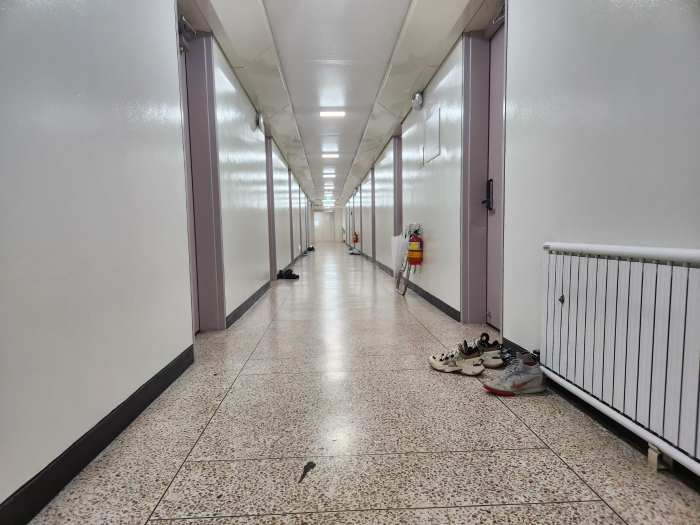
#> input picture img_test.jpg, 1400 x 1050 px, given in place of the camera (shown at 1/2 size)
$ python cam_test_02.py
#> lines starting #> are read from the running program, lines starting #| are printed output that depends on the picture; after the words box and inside, x2 and y2 are one past the last pixel; in counts of white or black regions, pixels touching at a corner belong together
### hough_line_test.py
import cv2
import numpy as np

# 영상 전처리 (허프 변환을 적용하기 전에 필요한 전처리 수행)
def preprocessing_for_hough(frame, blurVal, darkening_factor):
    # 이미지의 어두운 부분을 조금 낮추되, 밝은 부분은 그대로 둔다.
    def adjust_brightness(image, darkening_factor):
        gray = cv2.cvtColor(image, cv2.COLOR_BGR2GRAY)
        equ = cv2.equalizeHist(gray)
        adjusted_image = cv2.addWeighted(equ, 1 - darkening_factor, gray, darkening_factor, 0)
        return cv2.cvtColor(adjusted_image, cv2.COLOR_GRAY2BGR)

    # 전처리
    ad_frame = adjust_brightness(frame, darkening_factor)
    gray = cv2.cvtColor(ad_frame, cv2.COLOR_BGR2GRAY)
    blur = cv2.GaussianBlur(gray, (blurVal, blurVal), 0)
    edges = cv2.Canny(blur, 50, 150, apertureSize=3)
    return gray, blur, edges
# 허프 변환 수행
def create_hough_lines(lines):
    line_arr = []
    if lines is not None and len(lines) > 0:
        for line in lines:
            rho, theta = line[0]
            a = np.cos(theta)
            b = np.sin(theta)
            x0 = a * rho
            y0 = b * rho
            x1 = int(x0 + 1000 * (-b))
            y1 = int(y0 + 1000 * (a))
            x2 = int(x0 - 1000 * (-b))
            y2 = int(y0 - 1000 * (a))
            line_arr.append([x1, y1, x2, y2])
    return np.array(line_arr)
# frame에 직선 그리기
def draw_lines(frame, line_arr, B, G, R):
    if line_arr.shape[0] > 0:
        for line in line_arr:
            line = np.squeeze(line)  # 만약 shape이 (1, 1, 4)인 경우 squeeze 사용
            cv2.line(frame, (line[0], line[1]), (line[2], line[3]), (B, G, R), 2)

# 기울기에 따른 line_arr 필터링
def lines_filtered(d_slope_degree, d_line_arr):
    # 수평 기울기 제한
    d_line_arr = d_line_arr[np.abs(d_slope_degree)>20]
    d_slope_degree = d_slope_degree[np.abs(d_slope_degree)>20]
    # 수직 기울기 제한
    d_line_arr = d_line_arr[np.abs(d_slope_degree)<75]
    d_slope_degree = d_slope_degree[np.abs(d_slope_degree)<75]
    # 필터링된 직선 버리기
    L_lines, R_lines = d_line_arr[(d_slope_degree>0),:], d_line_arr[(d_slope_degree<0),:]
    L_lines, R_lines = L_lines[:,None], R_lines[:,None]

    # NaN 값이 있는지 확인 후 정수로 변환
    if L_lines.size > 0:
        L_mean_line = np.expand_dims(np.nanmean(L_lines, axis=0), axis=0).astype(int)
    else:
        L_mean_line = np.zeros((1, 1, 4), dtype=int)

    if R_lines.size > 0:
        R_mean_line = np.expand_dims(np.nanmean(R_lines, axis=0), axis=0).astype(int)
    else:
        R_mean_line = np.zeros((1, 1, 4), dtype=int)

    # L_lines와 R_lines를 합치기
    all_lines = np.concatenate((L_lines, R_lines), axis=0)
    mean_line = np.concatenate((L_mean_line, R_mean_line), axis=0)

    return L_lines, R_lines, all_lines, L_mean_line, R_mean_line, mean_line

# [26 lines left out: function main, not called in this run]

# [2 lines that do not run on import are left out]

### cam_test_02.py
import cv2
import numpy as np
import hough_line_test as hough

roi_y = 213

def main():
    # 카메라 초기화
    camera_index = 1 #0
    cap = cv2.VideoCapture(camera_index)

    if not cap.isOpened():
        print("Could not open webcam")
        exit()

    while True:
        ret, frame = cap.read()
#> frame is the input picture: shape (1050, 1400, 3); mean B, G, R 147.5, 150.7, 154.1

        if ret:
            n_frame = cv2.resize(frame, (416, 416))
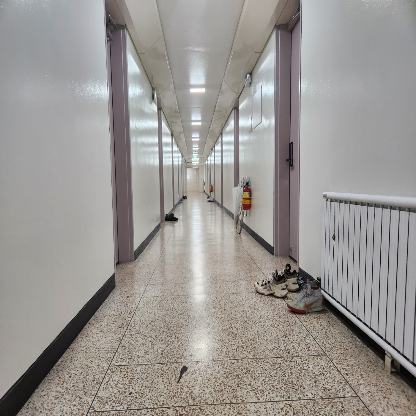
#> n_frame: shape (416, 416, 3); mean B, G, R 147.4, 150.6, 154
            roi_fr = n_frame[roi_y : ,  : ]       # [y:y+h, x:x+w]
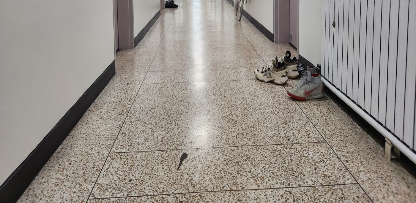
#> roi_fr: shape (203, 416, 3); mean B, G, R 136.7, 143, 149.2

            # 허프 변환으로 선 감지
            _, blur, edges = hough.preprocessing_for_hough(roi_fr, 5, 0.2)
#> in adjust_brightness, `equ = cv2.equalizeHist(gray)`:
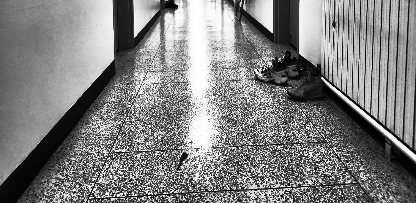
#> equ: shape (203, 416); min 0, max 255, mean 129.1
#> in preprocessing_for_hough, `blur = cv2.GaussianBlur(gray, (blurVal, blurVal), 0)`:
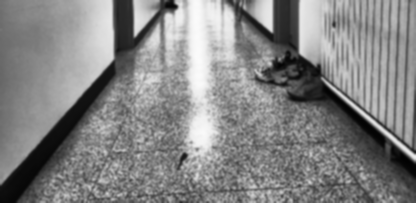
#> blur: shape (203, 416); min 1, max 251, mean 132.1
#> in preprocessing_for_hough, `edges = cv2.Canny(blur, 50, 150, apertureSize=3)`:
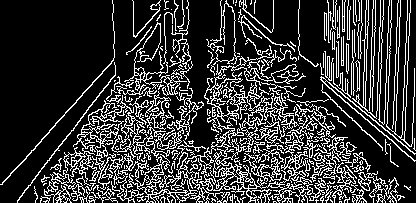
#> edges: shape (203, 416); 21.4% white in thin lines or dots
            lines = cv2.HoughLines(edges, 1, np.pi / 180, threshold=110)
#> lines = 841 rows, first 8: [124, 0.733], [201, 1.52], [192, 1.55], [195, 1.55], [157, 1.52], [176, 1.62], [188, 1.17], [209, 1.4]
            line_arr = np.squeeze(hough.create_hough_lines(lines))
#> the loop in create_hough_lines, `for line in lines:` made 841 passes
#> (rho, theta, a, b, x0, y0, x1, y1) on passes 1 to 3: (124, 0.733, 0.743, 0.669, 92.15, 82.97, -576, 826), (201, 1.52, 0.0523, 0.999, 10.52, 200.7, -988, 253), (192, 1.55, 0.0175, 1, 3.35, 192, -996, 209)
#> after the loop in create_hough_lines, `for line in lines:`: line_arr = 841 items, first 6: [-576, 826, 761, -660], [-988, 253, 1009, 148], [-996, 209, 1003, 174], [-996, 212, 1003, 177], [-990, 209, 1006, 104], [-1007, 123, 989, 228]
#> line_arr = 841 rows, first 6: [-576, 826, 761, -660], [-988, 253, 1009, 148], [-996, 209, 1003, 174], [-996, 212, 1003, 177], [-990, 209, 1006, 104], [-1007, 123, 989, 228]

            # 선 솎아내기
            if line_arr.size == 0:
                pass
                # print("None")
            elif line_arr.ndim == 1:
                # print(1)
                x1, y1, x2, y2 = line_arr[0], line_arr[1]+roi_y, line_arr[2], line_arr[3]+roi_y
            else:
                # print(line_arr.size)
                x1, y1, x2, y2 = line_arr[:, 0], line_arr[:, 1]+roi_y, line_arr[:, 2], line_arr[:, 3]+roi_y
#> x1 = 841 values, max 361 at index 551, min -1011 at index 28, mean -885.3; y1 = 841 values, max 1226 at index 467, min -592 at index 663, mean 509.6; x2 = 841 values, max 1024 at index 563, min 402 at index 345, mean 973.3; y2 = 841 values, max 866 at index 666, min -773 at index 345, mean 211.1
                slope_degree = (np.arctan2(y2 - y1, x2 - x1) * 180) / np.pi
#> slope_degree = 841 values, max 45 at index 344, min -87.99 at index 345, mean -9.07
                _, _, all_lines, _, _, mean_line = hough.lines_filtered(slope_degree, line_arr)
#> in lines_filtered, `d_line_arr = d_line_arr[np.abs(d_slope_degree)>20]`: d_line_arr = 298 rows, first 6: [-576, 826, 761, -660], [-847, 563, 993, -217], [-508, 871, 722, -704], [-730, 710, 946, -378], [-815, 609, 982, -267], [-812, 615, 985, -261]
#> in lines_filtered, `d_slope_degree = d_slope_degree[np.abs(d_slope_degree)>20]`: d_slope_degree = 298 values, max 45 at index 87, min -87.99 at index 88, mean -20.14
#> in lines_filtered, `d_line_arr = d_line_arr[np.abs(d_slope_degree)<75]`: d_line_arr = 294 rows, first 6: [-576, 826, 761, -660], [-847, 563, 993, -217], [-508, 871, 722, -704], [-730, 710, 946, -378], [-815, 609, 982, -267], [-812, 615, 985, -261]
#> in lines_filtered, `d_slope_degree = d_slope_degree[np.abs(d_slope_degree)<75]`: d_slope_degree = 294 values, max 45 at index 87, min -53.02 at index 256, mean -19.22
#> in lines_filtered, `L_lines, R_lines = d_line_arr[(d_slope_degree>0),:], d_line_arr[(d_slo..`: L_lines = 52 rows, first 6: [-673, -753, 858, 532], [-919, -393, 907, 419], [-910, -414, 902, 430], [-624, -789, 789, 624], [-634, -779, 779, 634], [-639, -774, 774, 639]; R_lines = 242 rows, first 6: [-576, 826, 761, -660], [-847, 563, 993, -217], [-508, 871, 722, -704], [-730, 710, 946, -378], [-815, 609, 982, -267], [-812, 615, 985, -261]
#> in lines_filtered, `L_mean_line = np.expand_dims(np.nanmean(L_lines, axis=0), axis=0).asty..`: L_mean_line = [[-785, -576, 852, 515]]
#> in lines_filtered, `R_mean_line = np.expand_dims(np.nanmean(R_lines, axis=0), axis=0).asty..`: R_mean_line = [[-744, 682, 960, -324]]
#> in lines_filtered, `all_lines = np.concatenate((L_lines, R_lines), axis=0)`: all_lines = 294 rows, first 6: [-673, -753, 858, 532], [-919, -393, 907, 419], [-910, -414, 902, 430], [-624, -789, 789, 624], [-634, -779, 779, 634], [-639, -774, 774, 639]
#> in lines_filtered, `mean_line = np.concatenate((L_mean_line, R_mean_line), axis=0)`: mean_line = [[-785, -576, 852, 515], [-744, 682, 960, -324]]
#> mean_line = [[-785, -576, 852, 515], [-744, 682, 960, -324]]

                # 선 그리기
                all_lines[:, :, [1, 3]] += roi_y
                mean_line[:, :, [1, 3]] += roi_y

                hough.draw_lines(n_frame, all_lines, 128, 0, 0)
#> the loop in draw_lines, `for line in line_arr:` made 294 passes
#> line on passes 1 to 3: [-673, -540, 858, 745], [-919, -180, 907, 632], [-910, -201, 902, 643]
#> after the loop in draw_lines, `for line in line_arr:`:
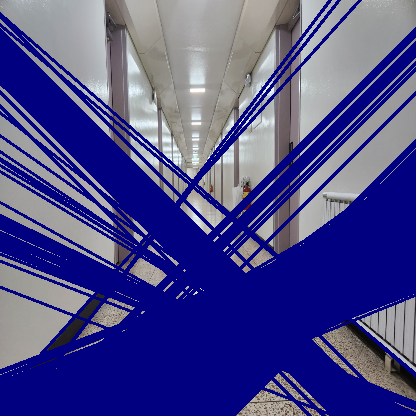
#> frame: shape (416, 416, 3); mean B, G, R 139.5, 74.2, 75
                hough.draw_lines(n_frame, mean_line, 0, 0, 255)
#> call 2 of draw_lines, with line_arr = array of shape (2, 1, 4), B = 0, G = 0, R = 255
#> the loop in draw_lines (call 2), `for line in line_arr:` made 2 passes
#> line on passes 1 to 2: [-785, -363, 852, 728], [-744, 895, 960, -111]
#> after the loop in draw_lines (call 2), `for line in line_arr:`:
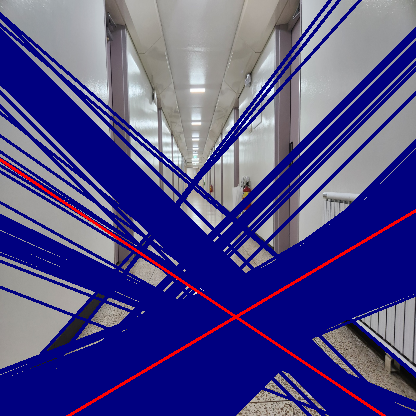
#> frame: shape (416, 416, 3); 1.45% of pixels changed, all inside (x1, y1, x2, y2) = (0, 158, 416, 416)

            cv2.imshow("n_frame", n_frame)
            # cv2.imshow("blur", blur)
            # cv2.imshow("edges", edges)

        if cv2.waitKey(30) & 0xFF == ord('q'):
#> (key q is pressed here)
            break

    cap.release()
    cv2.destroyAllWindows()

if __name__ == "__main__":
    main()
